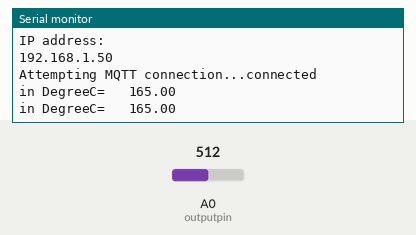
Bench run of a sketch on a simulated ESP8266 (NodeMCU). Parts: the last lines printed to the serial monitor. Inputs (shaded band) come from the test bench; at power-on: A0 (outputpin) = 512. WiFi joins after 1.5 s; servers stay silent unless stated; random numbers use the default seed unless the sketch sets one; no MQTT or app messages arrive unless stated.

Above: at 2.8 s.
2.9 s: A0 (outputpin) set to 716
At 4.2 s:
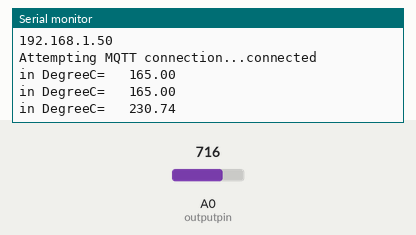
4.4 s: A0 (outputpin) set to 900
At 5.5 s:
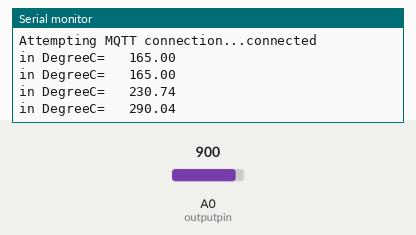
Timing chart, 0 to 7.4 s (numbered marks = the images above; inputs shaded):
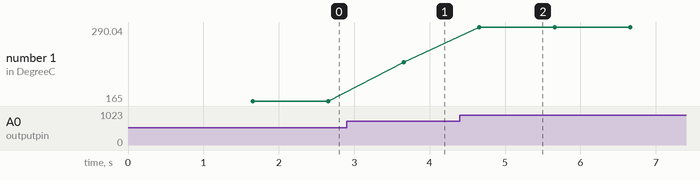

Measured:
- after the input at 2.9 s, the serial monitor: prints a new line after 0.76 s (image 1)
- after the input at 4.4 s, the serial monitor: prints a new line after 0.26 s (image 2)
- plotted number 1: 165 → 230.74 after the input at 2.9 s, 230.74 → 290.04 after the input at 4.4 s

The sketch:

temperature.ino
```cpp
// (licence header left out)
#include <ArduinoJson.h>
#include <ESP8266WiFi.h>
#include <PubSubClient.h>

// for temperature
int outputpin = A0;

// Update these with values suitable for your network.
const char* ssid = "TPLinkFiber";
const char* password = "ActiveEyeElyu5";
const char* mqtt_server = "broker.mqttdashboard.com";
// const char* mqtt_server = "192.168.10.1";

WiFiClient espClient;
PubSubClient client(espClient);
long lastMsg = 0;
char msg[50];
int value = 0;

void setup_wifi() {
   delay(100);
  // We start by connecting to a WiFi network
    Serial.print("Connecting to ");
    Serial.println(ssid);
    WiFi.begin(ssid, password);
    while (WiFi.status() != WL_CONNECTED)
    {
      delay(500);
      Serial.print(".");
    }
  randomSeed(micros());
  Serial.println("");
  Serial.println("WiFi connected");
  Serial.println("IP address: ");
  Serial.println(WiFi.localIP());
}

void callback(char* topic, byte* payload, unsigned int length)
{

  StaticJsonBuffer<300> JSONbuffer;
  JsonObject& JSONencoder = JSONbuffer.createObject();

  JSONencoder["device"] = "LED";

  Serial.print("Command from MQTT broker is : [");
  Serial.print(topic);
  int p =(char)payload[0]-'0';

  Serial.println();

} //end callback

void reconnect() {
  // Loop until we're reconnected
  while (!client.connected())
  {
    Serial.print("Attempting MQTT connection...");
    // Create a random client ID
    String clientId = "ESP8266Client-";
    clientId += String(random(0xffff), HEX);
    // Attempt to connect
    //if you MQTT broker has clientID,username and password
    //please change following line to    if (client.connect(clientId,userName,passWord))
    if (client.connect(clientId.c_str()))
    {
      Serial.println("connected");
      //once connected to MQTT broker, subscribe command if any
    } else {
      Serial.print("failed, rc=");
      Serial.print(client.state());
      Serial.println(" try again in 5 seconds");
      // Wait 6 seconds before retrying
      delay(6000);
    }
  }
} //end reconnect()

void setup() {
  Serial.begin(115200);
  setup_wifi();
  client.setServer(mqtt_server, 1883);
  client.setCallback(callback);
}

void temperature() {

  int analogValue = analogRead(outputpin);
  float millivolts = (analogValue/1024.0) * 3300; //3300 is the voltage provided by NodeMCU

  StaticJsonBuffer<300> JSONbuffer;
  JsonObject& JSONencoder = JSONbuffer.createObject();

  JSONencoder["device"] = "Temperature";

  float celsius = millivolts/10;
  Serial.print("in DegreeC=   ");
  Serial.println(celsius);

  JSONencoder["degrees"] = celsius;

  fan(celsius);

  //---------- Here is the calculation for Fahrenheit ----------//
  // float fahrenheit = ((celsius * 9)/5 + 32);
  // Serial.print(" in Farenheit=   ");
  // Serial.println(fahrenheit);

  // JSONencoder["fahrenheit"] = fahrenheit;

  char JSONmessageBuffer[100];
  JSONencoder.printTo(JSONmessageBuffer, sizeof(JSONmessageBuffer));
  client.publish("brooder/temperature", JSONmessageBuffer);

  delay(1000);

}

void fan(float celsius) {

	if (celsius>=41) {
		client.publish("brooder/fan/1", "1");
		client.publish("brooder/fan/2", "1");
	}

}

void loop() {

	if (!client.connected()) {
		reconnect();
	}
		client.loop();

	// for temperature
	temperature();

}
```
